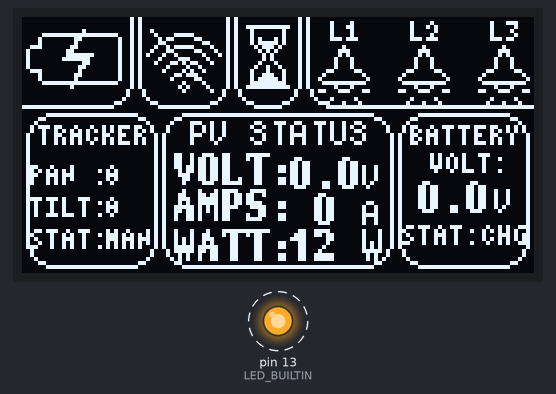
The sketch below on a simulated Arduino Uno, built with avr-gcc and run on an emulated ATmega328P. On the bench: 128×64 one-colour display, output pins drawn as LEDs (lit = HIGH). Dashed ring = blinking. What the sketch prints to the serial monitor is not drawn.

Above: at 0.36 s.
Timing chart, 0 to 130.0 s (numbered marks = the images above):
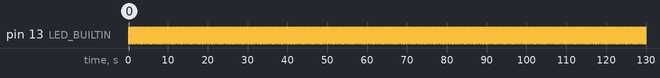

The sketch:

Esp8266_FixCode_Comms.ino
```cpp
// Define DEBUG to enable debugging; comment it out to disable
#define DEBUG

#ifdef DEBUG
  #define DEBUG_PRINT(...) Serial.print(__VA_ARGS__)
  #define DEBUG_PRINTLN(...) Serial.println(__VA_ARGS__)
  #define DEBUG_BEGIN(baud) Serial.begin(baud)
#else
  #define DEBUG_PRINT(...)    // Do nothing
  #define DEBUG_PRINTLN(...)  // Do nothing
  #define DEBUG_BEGIN(baud)   // Do nothing
#endif

#include "GlobalVariables.h"
#include "SerialData_Functions.h"
#include "oledDisplay.h"


void setup() {
  DEBUG_BEGIN(9600);
  StartSerial();
  oledBegin();

  pinMode(LED_BUILTIN, OUTPUT);
}

void loop() {
  SerialReadData();
  serialWrite();
  displaySend();
}
```

GlobalVariables.h
```cpp
struct TelemetryPacket {
  int16_t panDegreeRead;
  int16_t tiltDegreeRead;

  float panelVoltage;
  float panelCurrent;
  float batteryVoltage;
  float batteryPercent;

  float panelTemperature;

  uint8_t chargeStatus;
  uint8_t PJU1State;
  uint8_t PJU2State;
  uint8_t treeState;

  uint8_t eventCode;
} __attribute__((packed));

TelemetryPacket rx;

struct ControlPacket {
  int16_t panManual;
  int16_t tiltManual;

  uint8_t overrideStat;
  uint8_t PJU1Control;
  uint8_t PJU2Control;
  uint8_t treeControl;
} __attribute__((packed));

ControlPacket tx;

unsigned long lastSend = 0;
```

SerialData_Functions.h
```cpp
#include <SoftwareSerial.h>
SoftwareSerial nanoSerial(13, 15); // d7 RX, d8 TX

void StartSerial(){
  nanoSerial.begin(9600);
  DEBUG_PRINTLN("Serial Communication Init..");
}

void sendControl() {
  uint8_t *buf = (uint8_t*)&tx;
  uint8_t len = sizeof(ControlPacket);
  uint8_t checksum = 0;

  nanoSerial.write(0xAA);
  nanoSerial.write(0x55);
  nanoSerial.write(len);

  for (uint8_t i = 0; i < len; i++) {
    nanoSerial.write(buf[i]);
    checksum ^= buf[i];
  }

  nanoSerial.write(checksum);
}

bool readTelemetry() {
  static uint8_t state = 0;
  static uint8_t len = 0;
  static uint8_t index = 0;
  static uint8_t checksum = 0;
  static uint8_t buf[64];

  while (nanoSerial.available()) {
    uint8_t b = nanoSerial.read();

    switch (state) {
      case 0:
        if (b == 0xAA) state = 1;
        break;
      case 1:
        if (b == 0x55) state = 2;
        else state = 0;
        break;
      case 2:
        len = b;
        if (len > 64) { state = 0; break; }
        index = 0;
        checksum = 0;
        state = 3;
        break;
      case 3:
        buf[index++] = b;
        checksum ^= b;
        if (index >= len) state = 4;
        break;
      case 4:
        if (checksum == b) {
          memcpy(&rx, buf, len);
          state = 0;
          return true;
        }
        state = 0;
        break;
    }
  }
  return false;
}

void SerialReadData(){
  if (readTelemetry()) {
    DEBUG_PRINTLN("\n==== TELEMETRY RECEIVED FROM ARDUINO ====");

    DEBUG_PRINT("panDegreeRead     : "); DEBUG_PRINTLN(rx.panDegreeRead);
    DEBUG_PRINT("tiltDegreeRead    : "); DEBUG_PRINTLN(rx.tiltDegreeRead);

    DEBUG_PRINT("panelVoltage      : "); DEBUG_PRINTLN(rx.panelVoltage, 4);
    DEBUG_PRINT("panelCurrent      : "); DEBUG_PRINTLN(rx.panelCurrent, 4);
    DEBUG_PRINT("batteryVoltage    : "); DEBUG_PRINTLN(rx.batteryVoltage, 4);
    DEBUG_PRINT("batteryPercent    : "); DEBUG_PRINTLN(rx.batteryPercent, 2);

    DEBUG_PRINT("panelTemperature  : "); DEBUG_PRINTLN(rx.panelTemperature);

    DEBUG_PRINT("chargeStatus      : "); DEBUG_PRINTLN(rx.chargeStatus);
    DEBUG_PRINT("PJU1State         : "); DEBUG_PRINTLN(rx.PJU1State);
    DEBUG_PRINT("PJU2State         : "); DEBUG_PRINTLN(rx.PJU2State);
    DEBUG_PRINT("treeState         : "); DEBUG_PRINTLN(rx.treeState);

    DEBUG_PRINT("eventCode         : "); DEBUG_PRINTLN(rx.eventCode);

    DEBUG_PRINTLN("=========================================");
    digitalWrite(LED_BUILTIN, !digitalRead(LED_BUILTIN));
  }
}

void serialWrite(){
  if (millis() - lastSend >= 200) {
    lastSend = millis();

     tx.panManual = 10;
    tx.tiltManual = -5;
    tx.overrideStat = 0;
    tx.PJU1Control = 1;
    tx.PJU2Control = 0;
    tx.treeControl = 0;

    sendControl();
    DEBUG_PRINT(" || Data Sent to Arduino with size: ");
    DEBUG_PRINTLN(sizeof(ControlPacket));

    digitalWrite(LED_BUILTIN, !digitalRead(LED_BUILTIN));
  }
}
```

Source omitted: oledDisplay.h (data table, 7815 bytes)

Measured:
- by itself, pin 13 (LED_BUILTIN): alternates HIGH for 0.23 s and LOW for 0.23 s
